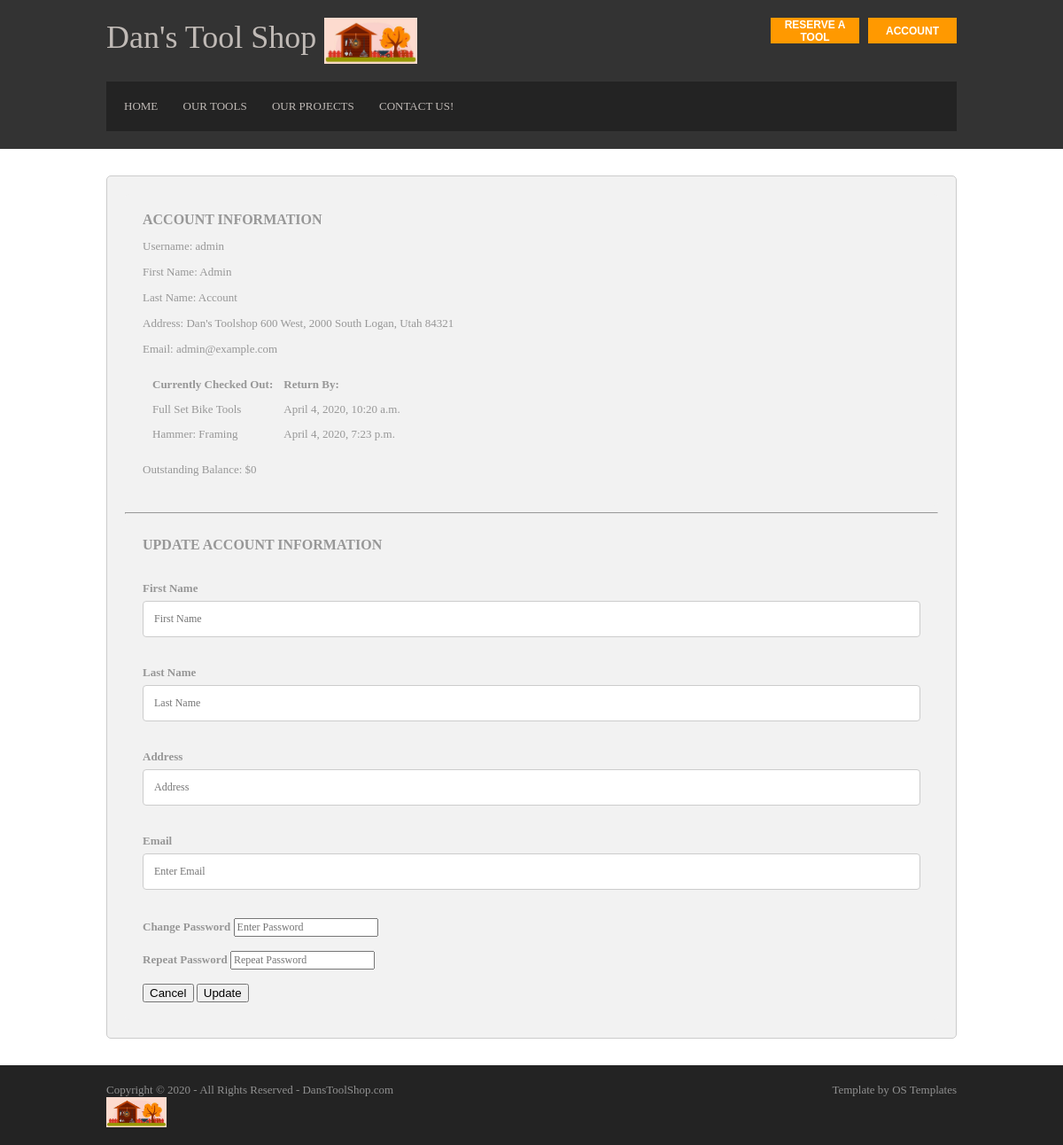
The page /Toolshop/account/ (signed in) on the database as committed earlier.
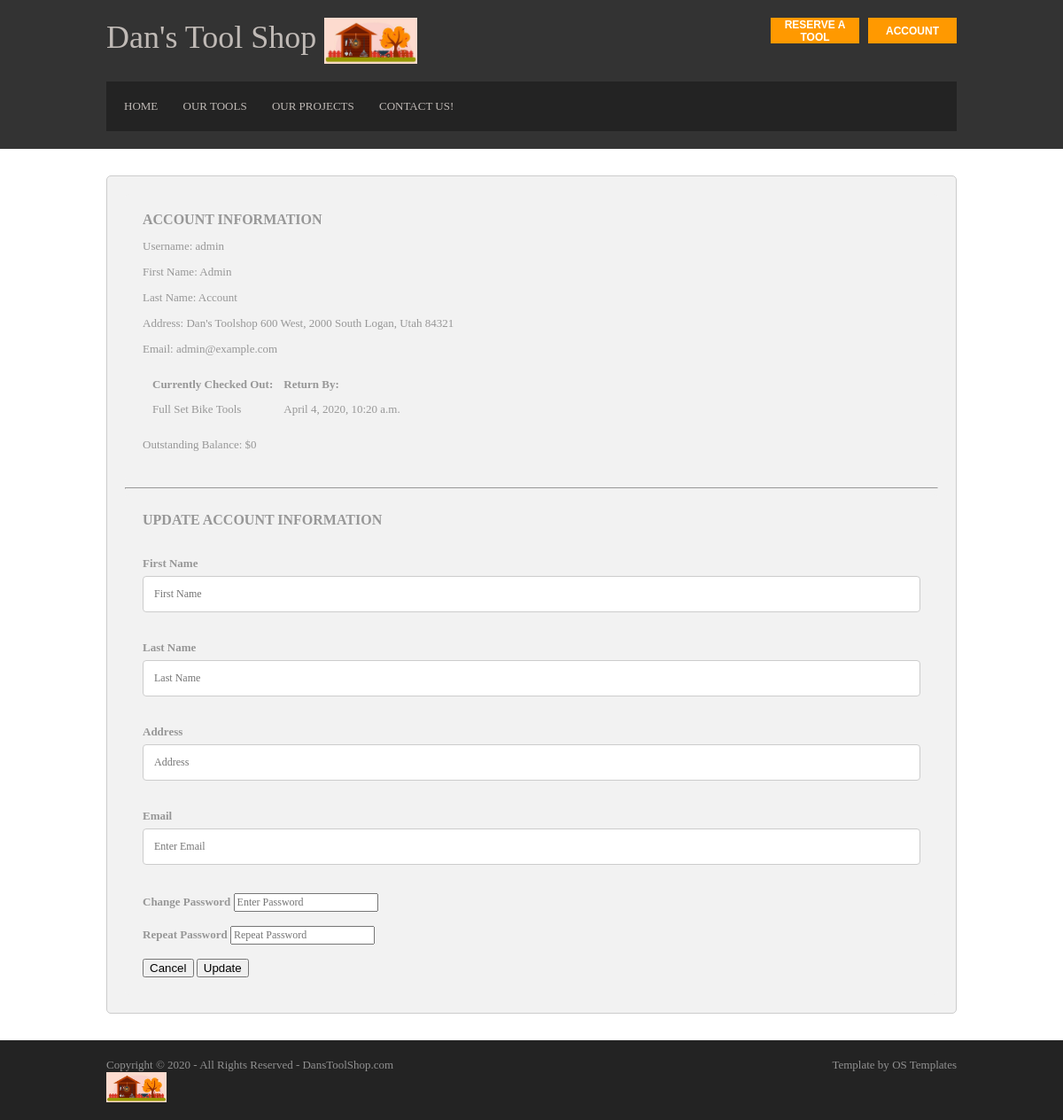
The same page on the database as committed later.
### Toolshop/models.py (models this page shows, shortened)
class Tool(models.Model):
    name = models.CharField(max_length=100)
    category = models.CharField(max_length=100)
    times_checked_out = models.IntegerField()
    cost = models.IntegerField()
    condition = models.TextField(blank=True)  # Blank here means "Can be blank" sometimes.
    is_checked_out = models.BooleanField(default=False)
    date_checked_out = models.DateTimeField(blank=True, null=True)  # Blank\null here means "Can be blank" sometimes.
    who_checked_out = models.CharField(max_length=100, blank=True)  # Blank here means "Can be blank" sometimes.

### Toolshop/views.py (the view)
# urls.py: path('account/', views.account_page, name='account'),
@login_required
def account_page(request):
    user = request.user
    tools_list = Tool.objects.filter(who_checked_out__contains=user.username)
    for tool in tools_list:
        tool.date_checked_out = tool.date_checked_out + timedelta(days=7)
    context = {
        'user': user,
        'tools_list': tools_list
    }
    return render(request, 'Toolshop/account.html', context)

### Toolshop/templates/Toolshop/account.html (shortened to what this page needs)
<!DOCTYPE html>
<html lang="en" dir="ltr">
<head>
  {% load static %}
  <link rel="stylesheet" href="{% static 'Toolshop/layout.css' %}">
</head>
<body>
<div class="wrapper row1">
  <header id="header" class="clear">
    <div id="hgroup">
      <h1><a href="{% url 'Toolshop:index' %}">Dan's Tool Shop
      <img src="{% static 'Toolshop/logo.jpg' %}" style="width:15%"></a></h1>
    </div>
      <fieldset>
        <div style="padding-right: 0px">
          <button class="menuButtons" style="height: 29.4px" "font:bold;"> <a href="{% url 'Toolshop:account' %}">Account</a> </button>
        </div>
        <div style="padding-right: 110px">
          <button class="menuButtons" style="height: 29.4px" "font:bold;"> <a href="{% url 'Toolshop:reserve' %}">Reserve a Tool</a> </button>
        </div>
      </fieldset>
    <nav>
      <ul>
        <li><a href="{% url 'Toolshop:index' %}">Home</a></li>
        <li><a href="{% url 'Toolshop:tools' %}">Our Tools</a></li>
        <li><a href="{% url 'Toolshop:projects' %}">Our Projects</a></li>
        <li><a href="{% url 'Toolshop:contact' %}">Contact Us!</a></li>
      </ul>
    </nav>
  </header>
</div>
<div class="wrapper row2">
  <div id="container">
    <div class="container" style="border:1px solid #ccc">
      <div class="container">
        <h1>Account Information</h1>
        <p> Username: {{user.username}}</p>
        <p> First Name: {{user.first_name}}</p>
        <p> Last Name: {{user.last_name}}</p>
        <p> Address: {{user.customerinfo.address}}</p>
        <p> Email: {{user.email}}</p>
        {% if tools_list %}
          <table cellspacing="10">
            <tr>
              <th>Currently Checked Out:</th>
              <th>Return By:</th>
            </tr>
              {% for tool in tools_list %}
            <tr>
              <td>{{tool.name}}</td>
              <td>{{tool.date_checked_out}}</td>
            </tr>
              {% endfor %}
          </table>
		{% else %}
    		<p>No tools currently checked out.</p>
		{% endif %}
        <p>Outstanding Balance: ${{user.customerinfo.current_outstanding_balance}}</p>
      </div>
      <hr>
      <form action="{% url 'Toolshop:update'%}" method="post">
        <div class="container">
          <h1>Update Account Information</h1>
          <br>
          <br>
          <label for="firstName"><b>First Name</b></label>
          <input type="text" placeholder="First Name" name="firstName" required>
          <br>
          <br>
          <label for="lastName"><b>Last Name</b></label>
          <input type="text" placeholder="Last Name" name="lastName" required>
          <br>
          <br>
          <label for="address"><b>Address</b></label>
          <input type="text" placeholder="Address" name="address" required>
          <br>
          <br>
          <label for="email"><b>Email</b></label>
          <input type="email" placeholder="Enter Email" name="email" required>
          <br>
          <br>
          <label for="psw"><b>Change Password</b></label>
          <input type="password" placeholder="Enter Password" name="psw" required>
          <br>
          <br>
          <label for="psw-repeat"><b>Repeat Password</b></label>
          <input type="password" placeholder="Repeat Password" name="psw-repeat" required>
          <br>
          <br>
          <div class="clearfix">
            <button type="button" class="cancelbtn">Cancel</button>
            <button type="submit" class="signupbtn">Update</button>
          </div>
        </div>
      </form>
    </div>
  </div>
</div>
<div class="wrapper row3">
  <footer id="footer" class="clear">
    <p class="fl_left">Copyright &copy; 2020 - All Rights Reserved - <a href="#"> DansToolShop.com <br> <img src="{% static 'Toolshop/logo.jpg' %}" style="width:15%"> </a></p>
    <p class="fl_right">Template by <a target="_blank" href="https://www.os-templates.com/" title="Free Website Templates">OS Templates</a></p>
  </footer>
</div>
</body>
</html>

Rows that differ between the two databases and show on the page:
no longer on this page (row edited): Tool: name "Hammer: Framing", date_checked_out "April 4, 2020, 7:23 p.m."
